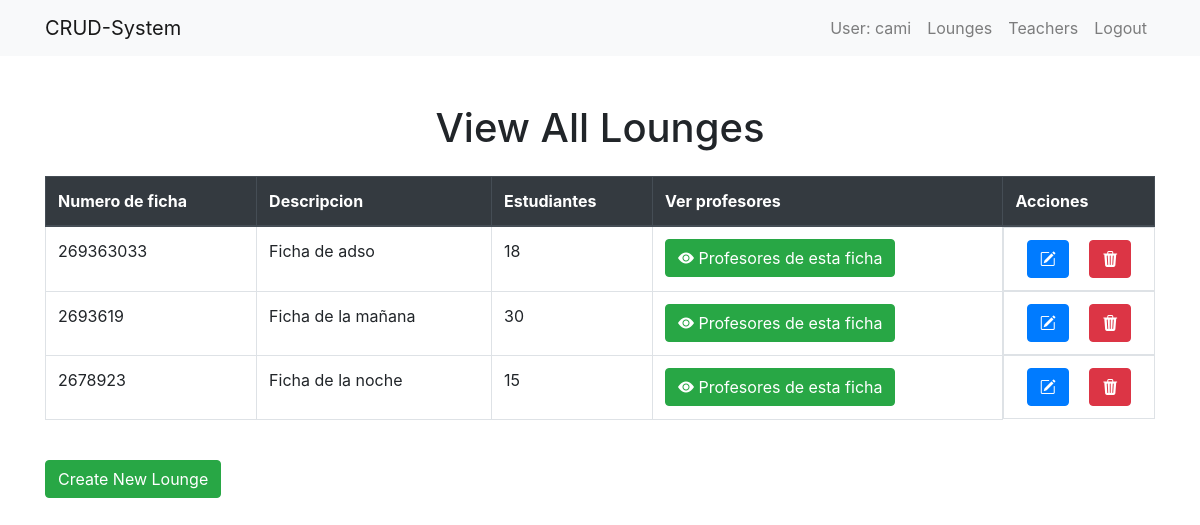
/lounges/indexLounge/ (signed in), run on the app's committed database.
### LoungeApp/models.py (models this page shows)
class Lounge(models.Model):
    lounge_number = models.CharField(max_length=100)
    lounge_description = models.CharField(max_length=300)
    lounge_students = models.IntegerField()

### LoungeApp/views.py (the view)
# urls.py: path('indexLounge/', v.indexLounge, name='indexLounge'),
@login_required
def indexLounge(request):
    lounges = Lounge.objects.all()
    user = request.user
    if request.method == 'GET':
        return render(request, 'lounges.html', {
            'lounges': lounges,
            'user': user
        })

### LoungeApp/templates/lounges.html (shortened to what this page needs)
<!DOCTYPE html>
<html lang="en">
<head>
    <link rel="stylesheet" href="https://maxcdn.bootstrapcdn.com/bootstrap/4.5.2/css/bootstrap.min.css">
    <link rel="stylesheet" href="https://cdn.jsdelivr.net/npm/bootstrap-icons@1.11.1/font/bootstrap-icons.css">
</head>
<body>
    {% include 'components/header.html' %}
    <div class="container">
        <h1 class="text-center mt-5">View All Lounges</h1>
        <div class="table-responsive mt-4">
            <table class="table table-bordered">
                <thead class="thead-dark">
                    <tr>
                        <th>Numero de ficha</th>
                        <th>Descripcion</th>
                        <th>Estudiantes</th>
                        <th>Ver profesores</th>
                        <th>Acciones</th>
                    </tr>
                </thead>
                <tbody>
                    {% for lounge in lounges %}
                    <tr>
                        <td>{{ lounge.lounge_number }}</td>
                        <td>{{ lounge.lounge_description }}</td>
                        <td>{{ lounge.lounge_students }}</td>
                        <td>
                            <form action="{% url 'filterTeachers' lounge.id %}" method="GET">
                                <button type="submit" class="btn btn-success">
                                    <i class="bi bi-eye-fill"></i> Profesores de esta ficha
                                </button>
                            </form>
                        </td>
                        <td class="actions">
                            <form action="{% url 'updateLoungeForm' lounge.id %}" method="post">
                                <button type="submit" class="btn btn-primary">
                                    <i class="bi bi-pencil-square"></i>
                                </button>
                            </form>
                            <form action="{% url 'deleteLounge' lounge.id %}" method="get">
                                <button type="submit" class="btn btn-danger">
                                    <i class="bi bi-trash3-fill"></i>
                                </button>
                            </form>
                        </td>
                    </tr>
                    {% endfor %}
                </tbody>
            </table>
        </div>
    </div>
    <div class="container mt-4">
        <a href="{% url 'createLoungeView' %}" class="btn btn-success">Create New Lounge</a>
    </div>
</body>
</html>

### LoungeApp/templates/components/header.html (shortened to what this page needs)
<nav class="navbar navbar-expand-lg navbar-light bg-light">
    <div class="container">
        <a class="navbar-brand" href="#">CRUD-System</a>
        <div class="collapse navbar-collapse" id="navbarNav">
            <ul class="navbar-nav ml-auto">
                {% if user.is_authenticated %}
                <li class="nav-item">
                    <span class="nav-link">User: {{ user.username }}</span>
                </li>
                <li>
                    <a class="nav-link" href="{% url 'indexLounge' %}">Lounges</a>
                </li>
                <li>
                    <a class="nav-link" href="{% url 'indexTeachers' %}">Teachers</a>
                </li>
                <li class="nav-item">
                    <a class="nav-link" href="{% url 'logout' %}">Logout</a>
                </li>
                {% endif %}
            </ul>
        </div>
    </div>
</nav>

### LoungeApp/templates/lounges.html (style rules this page uses)
.actions { display: flex; justify-content: space-around; align-items: center; }

### data on the page
Lounge: lounge_number "269363033", lounge_description "Ficha de adso", lounge_students "18"
Lounge: lounge_number "2693619", lounge_description "Ficha de la mañana", lounge_students "30"
Lounge: lounge_number "2678923", lounge_description "Ficha de la noche", lounge_students "15"

### other printed values
{{ user.username }} "cami"
